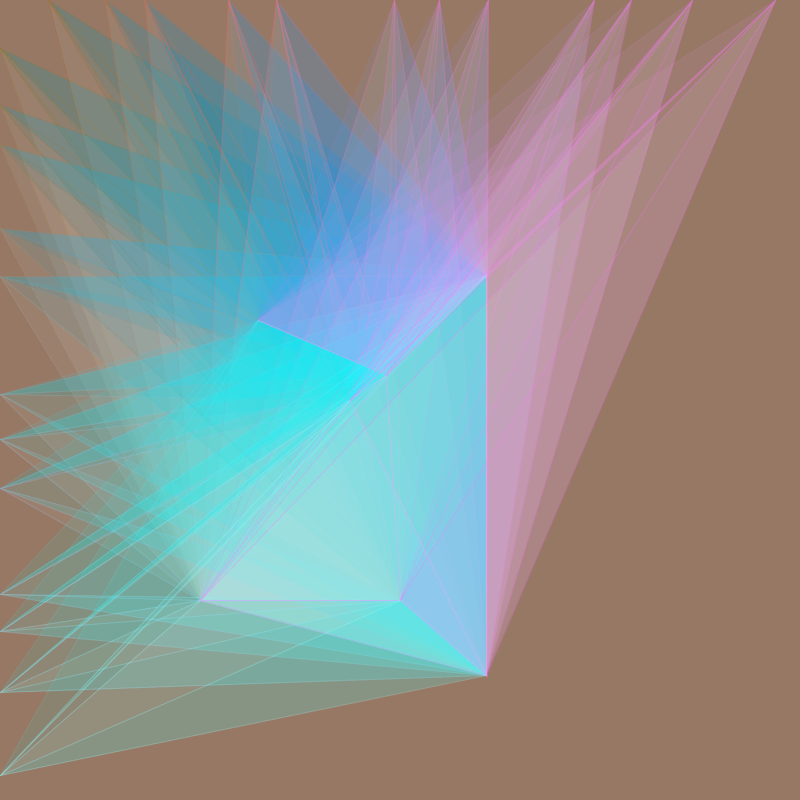
Frame 1 (no input)
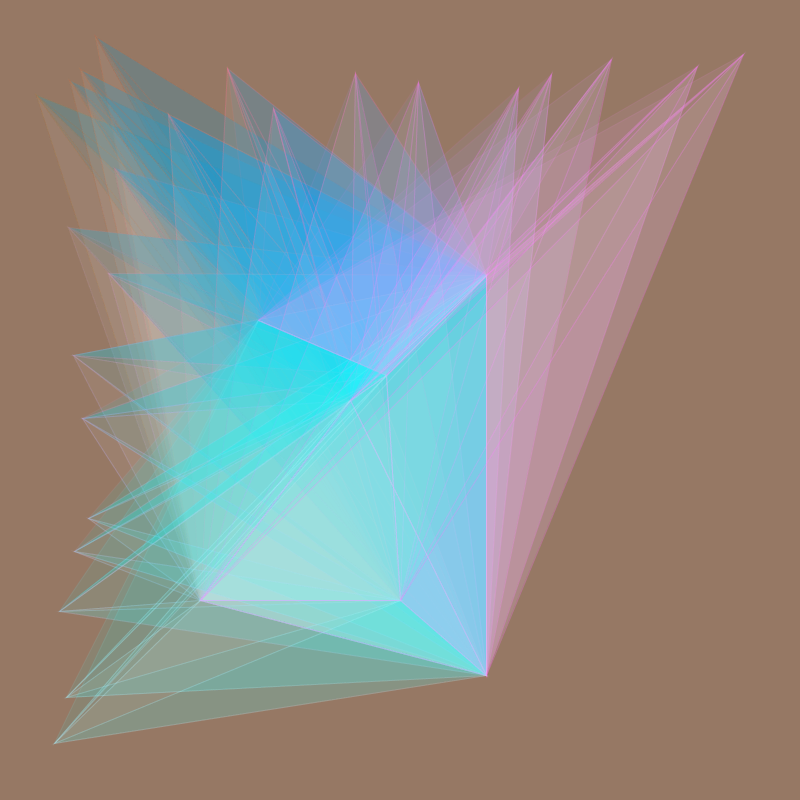
Frame 60 (the mouse pressed at the canvas centre just before this capture)
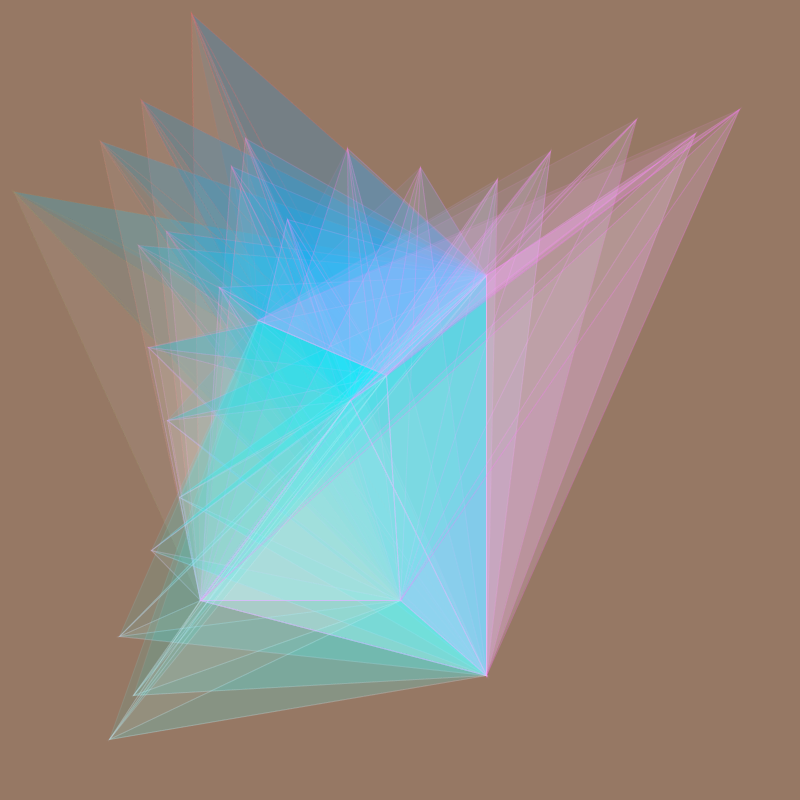
Frame 120 (the mouse held since frame 60 and released just before this capture)

The Processing sketch that drew these frames (run headless with seeded random() and noise(); from frame 60 on, the mouse is pressed at the canvas centre):

// Processing sketch: processing_141253
// ── processing_141253.pde

float x = 0.; 
float y = 0.; 
float range = 50;
float t = 0.; 
float t1 = 0.; 
float a=0; 
float b=0;



int num = 12; 

float[] pos = new float[num]; 
float[] var = new float[num];
float[] wiggle = new float[num];

void setup() {
  frameRate(30);
  size(800, 800);
  background(0);  
  for (int i = 0; i<num; i++) {  
    pos[i]=(i*width/num+((width/num)/2)); 
  }
  for (int i = 0; i<num; i++) {
    var[i]=random(0.9, 2.); 
  }
  for (int i = 0; i<num; i++) {
    wiggle[i]=random(5); 
  }
}

void draw() {
  fill(150,120,100); 
  noStroke();
  rect(0, 0, 800, 800);
  fill(255);

  for (int i = 0; i<num; i++) {
    moveShapes(pos[i], (y*var[i])%height, wiggle[i]); 
  }

  t=t+0.01;
  y++;
}

void moveShapes(float x, float y, float t1) {
  shape(y,map(noise(t+t1), 0., 1., x-range, x+range));
  shape(map(noise(t+t1), 0., 1., x-range, x+range),y);
}

void shape(float x, float y) {
 
  stroke(x*0.5+150,y*0.2+100,(x+y)*0.5,20);
  fill(x*0.5-100,y*0.2+150,(x+y)*0.5+150,20);
  triangle(x, y, 258, 320, 386, 375);
  triangle(x, y, 486, 675, 486, 275);
  triangle(x, y, 350, 400, 486, 275);
  triangle(x, y, 400, 600, 486, 675);
  triangle(x, y, 386, 375, 486, 275);
  fill(225,10);
  triangle(x, y, 350, 400, 486, 675);
  triangle(x, y, 200, 600, 400, 600);
  triangle(x, y, 486, 675, 200, 600);
  noFill();
  triangle(x, y, 350, 400, 386, 375);
  triangle(x, y, 200, 600, 400, 600);
  triangle(x, y, 350, 400, 200, 600);
  triangle(x, y, 400,600, 386, 375);
  fill(225,1);
  
}
